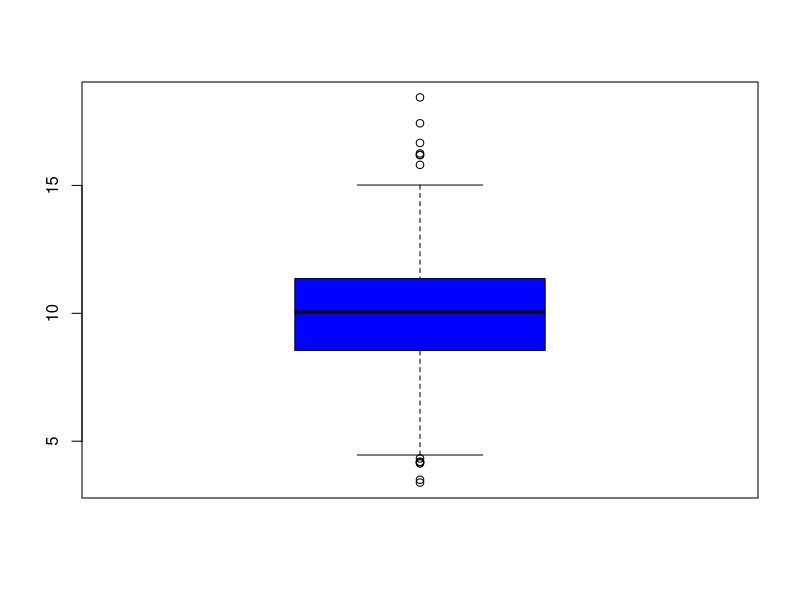
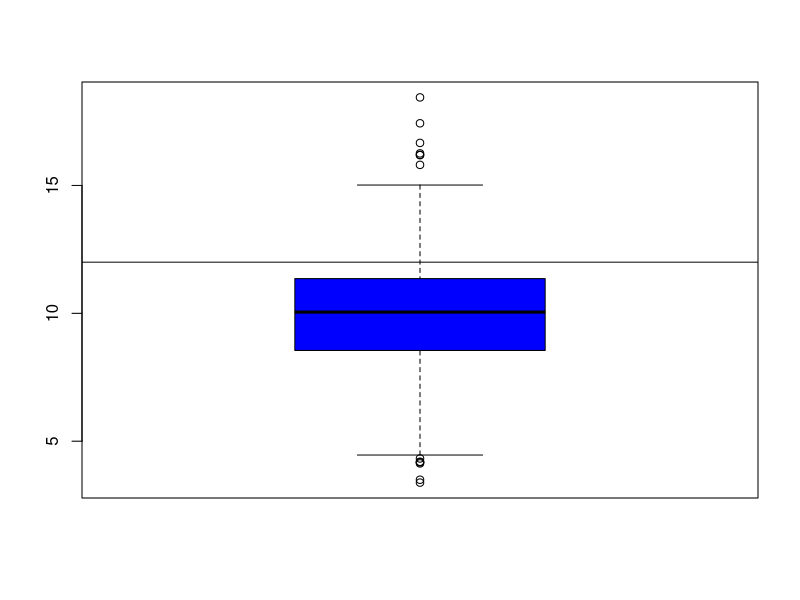
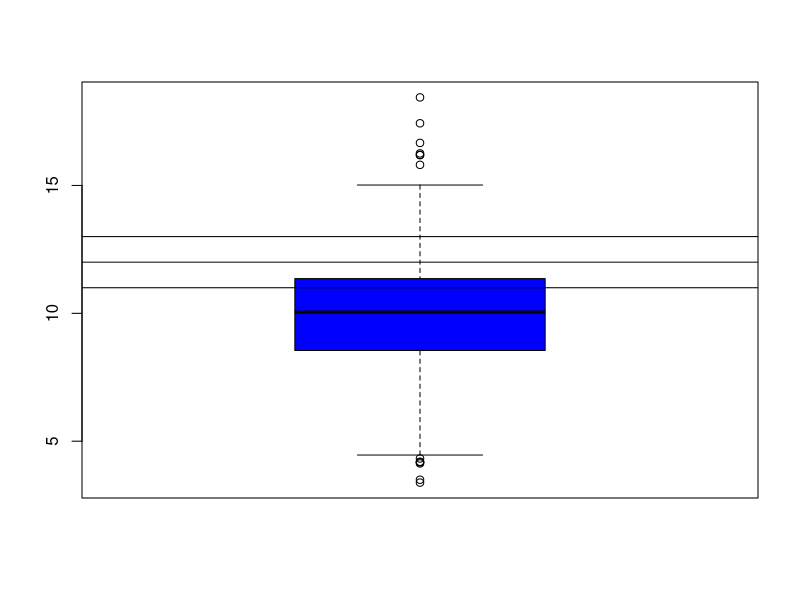
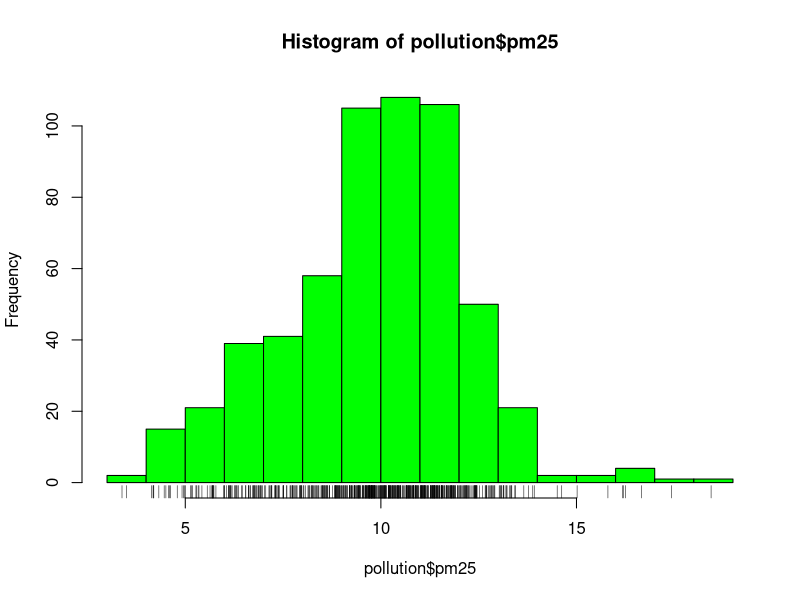
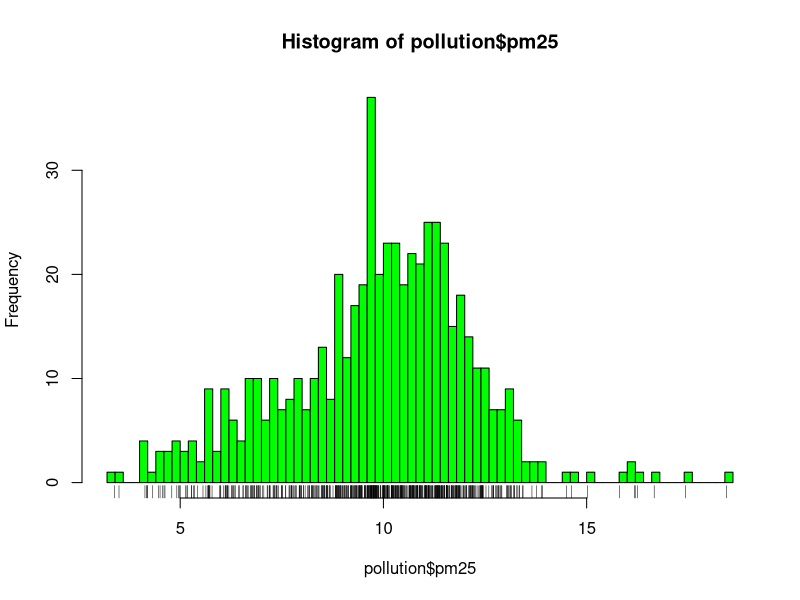
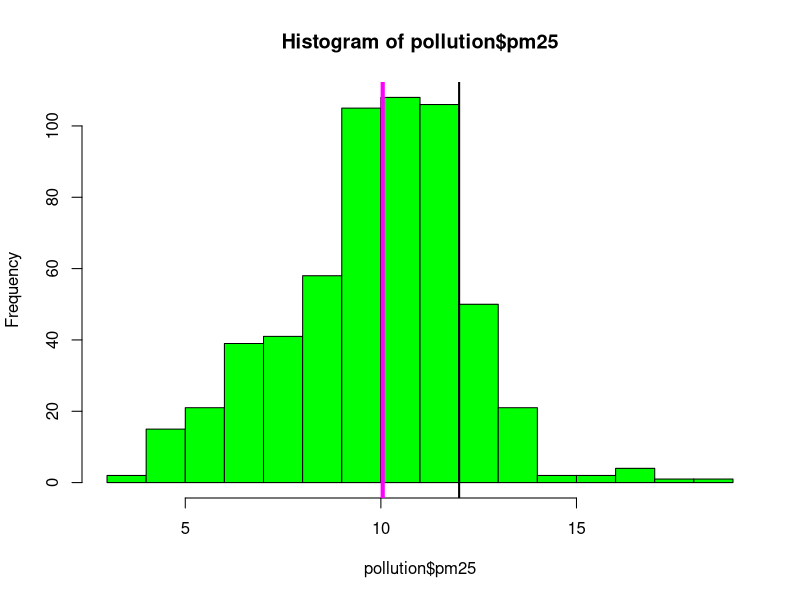
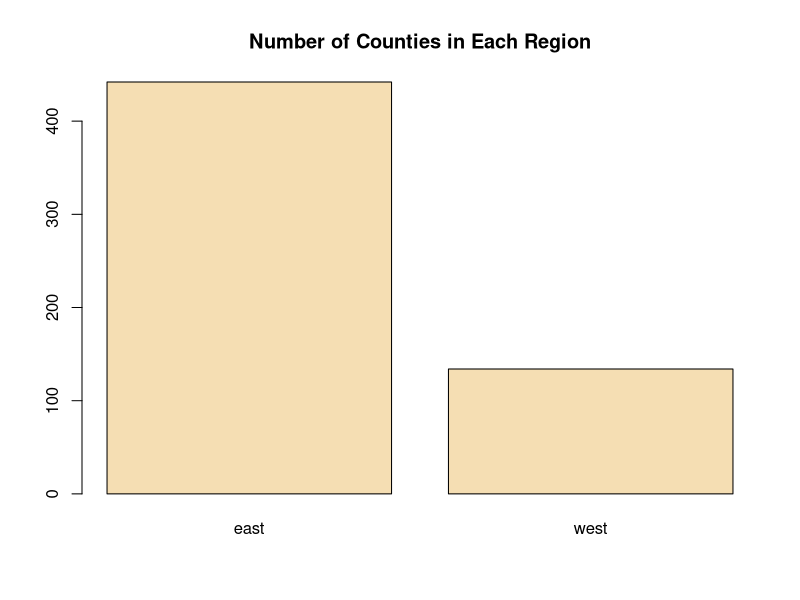

Reproduce these figures in R, in order.
# Annual average PM2.5 averaged over the period 2008 through 2010

pollution <- read.csv("data/avgpm25.csv", colClasses = c("numeric","character","factor","numeric","numeric"))
head(pollution)

# Q. Do any states exceeds the standard of 12 mu g/m^3

# Simple Summaries of Data

# I. One Dimension
  # 1. Five Number Summary
  # 2. Box plot
  # 3. Histograms
  # 4. Density Plot
  # 5. Bar Plot

  # 1. Five Number Summary
  summary(pollution$pm25)
  
  # 2. Box Plot
  boxplot(pollution$pm25, col = "blue")
  
    # Overlaying Feature
  
    boxplot(pollution$pm25, col = "blue")
    abline(h=12)
  
  
    boxplot(pollution$pm25, col = "blue")
    abline(h=c(11,12,13))
  
  # 3. Histograms
  
  hist(pollution$pm25, col = "green")
  rug(pollution$pm25)
  
    # Histogram with change breaks
  
    hist(pollution$pm25, col = "green", breaks = 100)
    rug(pollution$pm25)
  
    # Overlaying Feature
  
    hist(pollution$pm25, col = "green")
    abline(v = 12,lwd = 2)
    abline(v = median(pollution$pm25), col = "magenta", lwd = 4)
  
  # 4. Bar plot
    
  barplot(table(pollution$region), col = "wheat", main = "Number of Counties in Each Region")